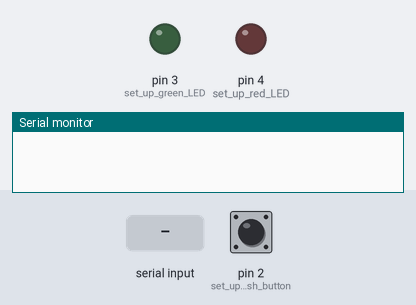
Simulated run of this sketch. Board: Arduino Mega 2560, built with avr-gcc and run on an emulated ATmega2560. Shown: output pins drawn as LEDs (lit = HIGH), the last lines printed to the serial monitor. Dashed ring = blinking. The test bench sets the inputs (shaded band); at power-on: pin 2 (set_up_push_button) LOW.

Above: at 1.7 s.
1.8 s: "1" received over the second serial link
At 1.97 s:
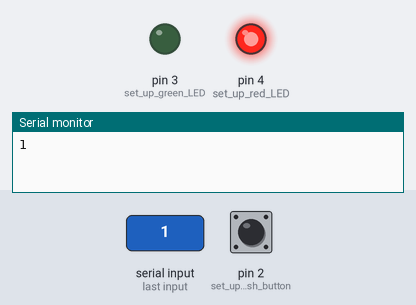
3.6 s: pin 2 (set_up_push_button) pulled HIGH for 1 s
At 3.72 s:
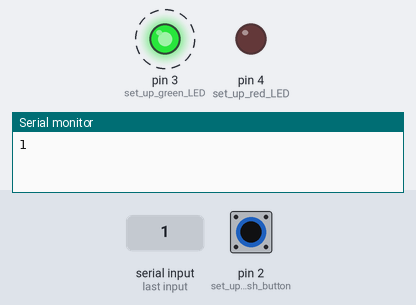
6.6 s: pin 2 (set_up_push_button) pulled HIGH for 3.2 s
At 10.2 s:
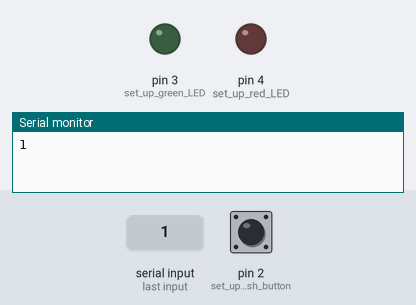
Timing chart, 0 to 11.7 s (numbered marks = the images above; inputs shaded):
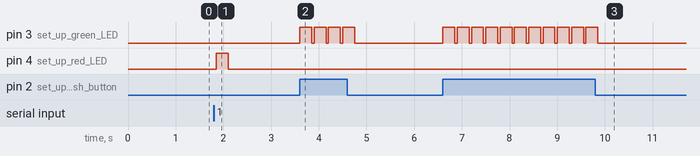

The sketch:

CommsDemo.ino
```cpp
#define Rx 15 // DOUT to pin 15
#define Tx 14 // DIN to pin 14
int buttonState = 0;

void setup() {
  Serial.begin(9600); // Set to No line ending;
  Serial3.begin(9600); // type a char, then hit enter
  delay(500);
  pinMode(2, INPUT); // set up push button
  pinMode(3, OUTPUT); // set up green LED
  pinMode(4, OUTPUT); // set up red LED
}
void loop() {
   if(digitalRead(2)==HIGH) { // executes if push button pressed
    char outgoing = 'A'; // transmits 'a'
    Serial3.print(outgoing); // prints 'a' on serial monitor
    digitalWrite(3, HIGH); // green LED turns on
    delay(250); // remains lit for 250 ms
    digitalWrite(3, LOW); // green LED turns off
   }
   if(Serial3.available()) { // executes if data available from sentry bot
    char incoming = Serial3.read(); // reads character, sends to XBee
    Serial.println(incoming); // prints incoming message on monitor
    digitalWrite(4, HIGH); // red LED turns on
    delay(250); // remains lit for 250 ms
    digitalWrite(4, LOW); // red LED turns off
   }
   delay(50);
   }
```

Measured:
- after the input at 1.8 s, pin 4 (set_up_red_LED): LOW → HIGH after 0.05 s, → LOW 0.25 s later
- after the input at 3.6 s, pin 3 (set_up_green_LED): alternates HIGH for 0.25 s and LOW for 0.05 s, 8 changes in all, then stays LOW, starting at once
- after the input at 6.6 s, pin 3 (set_up_green_LED): alternates HIGH for 0.25 s and LOW for 0.05 s, 22 changes in all, then stays LOW, starting at once
